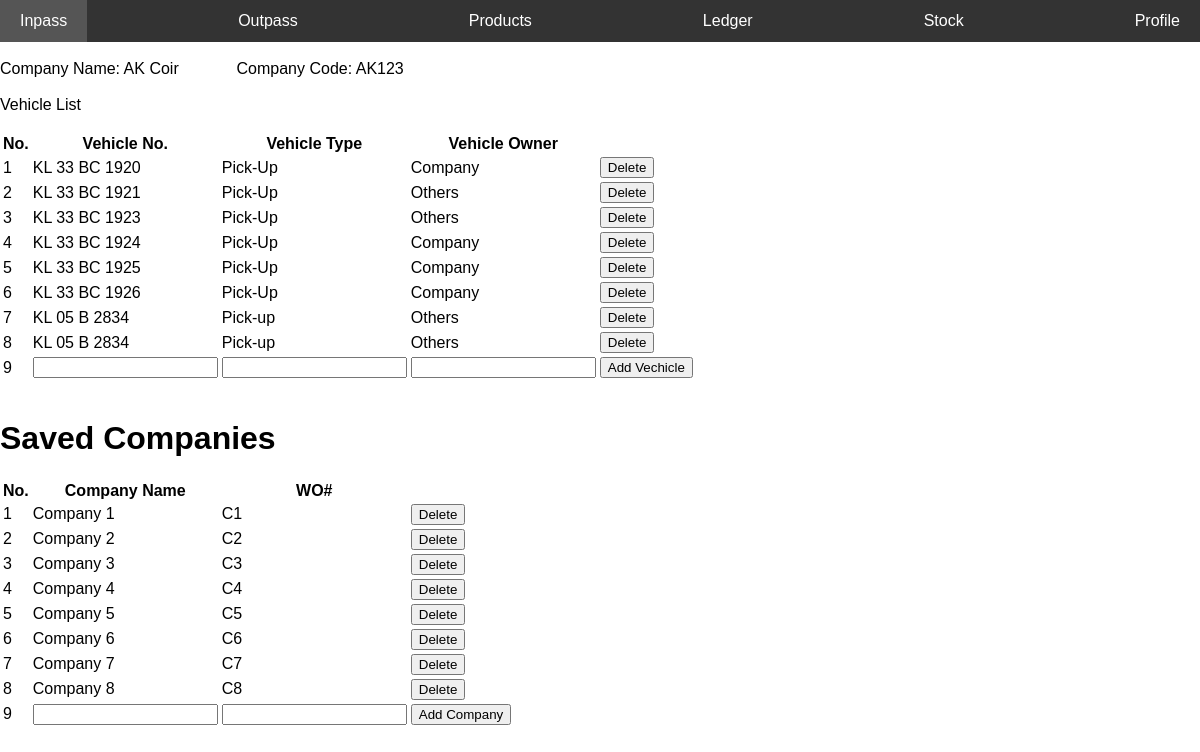
The page /profile.php on the database as committed earlier.
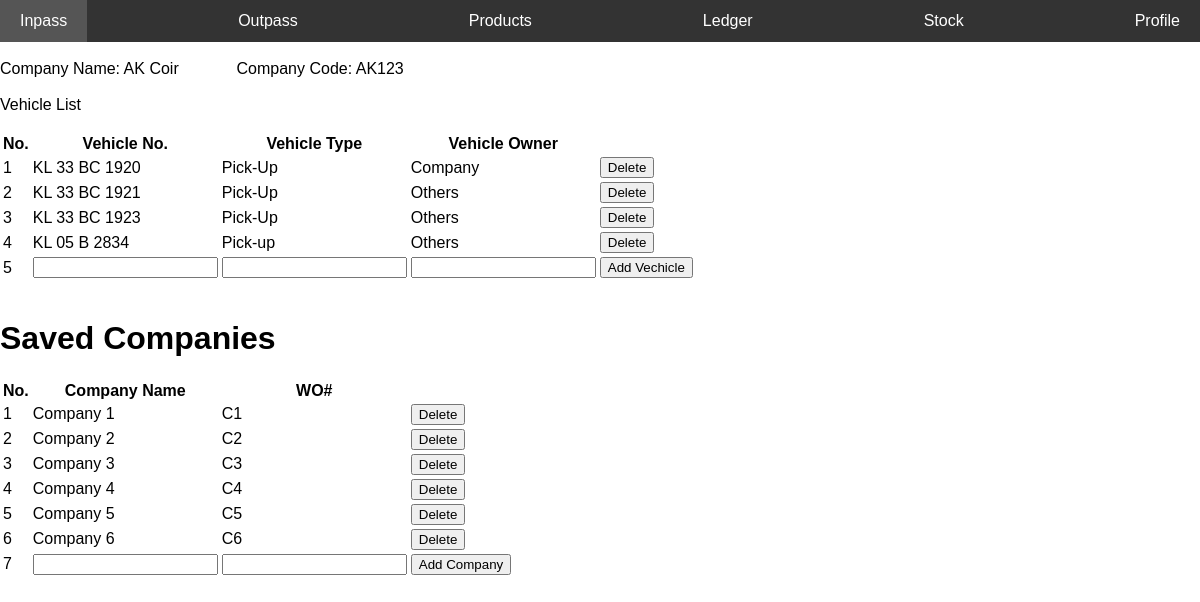
The same page on the database as committed later.
### tables this page shows
CREATE TABLE IF NOT EXISTS `vehicles` (
  `type` varchar(50) NOT NULL,
  `number` varchar(50) NOT NULL,
  `owner` varchar(50) NOT NULL
);

CREATE TABLE IF NOT EXISTS `company` (
  `id` int NOT NULL AUTO_INCREMENT,
  `name` varchar(50) NOT NULL,
  `code` varchar(25) NOT NULL,
  PRIMARY KEY (`id`)
);

### profile.php (the view, shortened to what this page needs)
<?php
include 'conn.php';
include 'nav.php';
?>
<?php
$sql = "SELECT * from profile";
$retval = mysqli_query($conn, $sql);
$name = "";
$wo = "";
while ($row = $retval->fetch_assoc()) {
    $name = $row['name'];
    $wo = $row['wo'];
}
$sql = "SELECT * from vehicles";
$retval2 = mysqli_query($conn, $sql);
$sql2 = "SELECT * from company Order by name";
$retval3 = mysqli_query($conn, $sql2);
?>
<html>
<body> <br>
    Company Name:
    <?php echo $name ?> &nbsp; &nbsp; &nbsp; &nbsp; &nbsp; &nbsp;
    Company Code:
    <?php echo $wo ?> <br> <br>
    Vehicle List <br> <br>
    <table>
        <thead>
            <th>No.</th>
            <th>Vehicle No.</th>
            <th>Vehicle Type</th>
            <th>Vehicle Owner</th>
            <th></th>
        </thead>
        <tbody>
            <?php
            $i = 1;
            while ($row = mysqli_fetch_assoc($retval2)) {
                echo "
                    <tr>
                    <td>
                    $i
                    </td>
                    <td>
                    {$row['number']}
                    </td>
                    <td>
                    {$row['type']}
                    </td>
                    <td>
                    {$row['owner']}
                    </td>
                    <td>
                    <form method='post' id='delete_vehicle' name='delete_vehicle'>
                    <input type='hidden' name='id' value='{$row['number']}'>
                    <input type='submit' id='delete_vehicle' name='delete_vehicle' value='Delete'>
                    </form>
                    </td>
                    </tr>
                    ";
                $i = $i + 1;
            }
            ?>
            <tr>
                <form method="post">
                    <td>
                        <?php echo $i ?>
                    </td>
                    <td><input type="text" required name="no"></td>
                    <td><input type="text" required name="type"></td>
                    <td><input type="text" required name="owner"></td>
                    <td><button name="add_vehicle">Add Vechicle</button></td>
                </form>
            </tr>
        </tbody>
    </table>
    <br>
    <h1>Saved Companies</h1>
    <table>
        <thead>
            <th>No.</th>
            <th>Company Name</th>
            <th>WO#</th>
            <th></th>
        </thead>
        <tbody>
            <?php
            $i = 1;
            while ($row = mysqli_fetch_assoc($retval3)) {
                echo "
                    <form method='POST'>
                    <tr>
                    <td>
                    $i
                    </td>
                    <td>
                    {$row['name']}
                    </td>
                    <td>
                    {$row['code']}
                    </td>
                    <td>
                    <form method='post' id='delete_company' name='delete_company'>
                    <input type='hidden' name='id' value='{$row['code']}'>
                    <input type='submit' id='delete_company' name='delete_company' value='Delete'>
                    </form>
                    </td>
                    </tr>
                    </form>
                    ";
                $i = $i + 1;
            }
            ?>
            <tr>
                <form method="post">
                    <td>
                        <?php echo $i ?>
                    </td>
                    <td><input type="text" required name="name"></td>
                    <td><input type="text" required name="code"></td>
                    <td><button name="add_company">Add Company</button></td>
                </form>
            </tr>
        </tbody>
    </table>
</body>
</html>

Rows that differ between the two databases and show on the page:
removed vehicles: number "KL 33 BC 1924", type "Pick-Up", owner "Company"
removed vehicles: number "KL 33 BC 1925", type "Pick-Up", owner "Company"
removed vehicles: number "KL 33 BC 1926", type "Pick-Up", owner "Company"
removed vehicles: number "KL 05 B 2834", type "Pick-up", owner "Others"
removed company: name "Company 7", code "C7"
removed company: name "Company 8", code "C8"
Other text that changed with them:
$i: "9" → "5"
$i: "9" → "7"
